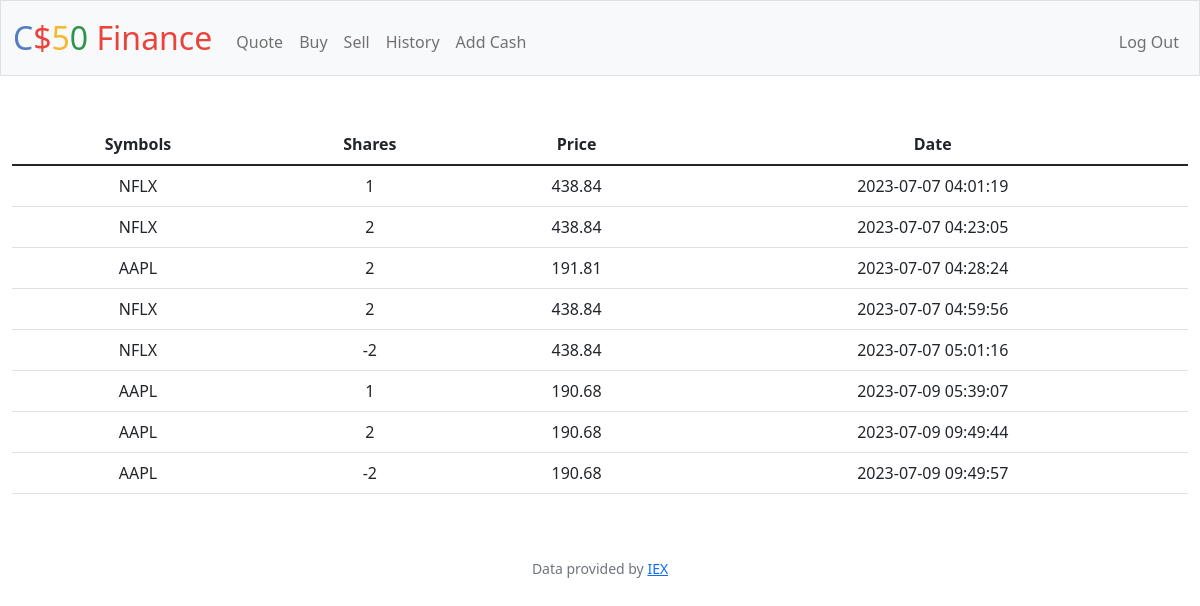
Screenshot of /history (signed in) with the database file from the repository.
### tables this page shows
CREATE TABLE 'transactions' ('id' INTEGER PRIMARY KEY AUTOINCREMENT NOT NULL, 'user_id' INTEGER, 'symbol' TEXT, 'shares' INTEGER, 'price' REAL, 'date' DATETIME);

### app.py (the view)
@app.route("/history")
@login_required
def history():
    user_id = session["user_id"]
    transactions_db = db.execute(
        "SELECT * FROM transactions WHERE user_id = :id", id=user_id
    )
    return render_template("history.html", transactions=transactions_db)

### app.py (called while the page is built)
@app.after_request
def after_request(response):
    response.headers["Cache-Control"] = "no-cache, no-store, must-revalidate"
    response.headers["Expires"] = 0
    response.headers["Pragma"] = "no-cache"
    return response

### helpers.py (called while the page is built)
def login_required(f):
    @wraps(f)
    def decorated_function(*args, **kwargs):
        if session.get("user_id") is None:
            return redirect("/login")
        return f(*args, **kwargs)
    return decorated_function

### templates/history.html (shortened to what this page needs)
{% extends "layout.html" %}
{% block main %}
   <table class="table">
            <thead>
                <tr>
        <th scope="col">Symbols</th>
        <th scope="col">Shares</th>
        <th scope="col">Price</th>
        <th scope="col">Date</th>
      </tr>
     </thead>
      <tbody>
        {% for row in transactions %}
             <tr>
          <td>{{ row["symbol"] }}</td>
          <td>{{ row["shares"]}}</td>
          <td>{{ row["price"] }}</td>
          <td>{{ row["date"] }}</td>
             </tr>
          {% endfor %}
            </tbody>
        </table>
{% endblock %}

### rows the page displays
transactions: symbol "NFLX", shares "1", price "438.84", date "2023-07-07 04:01:19"
transactions: symbol "NFLX", shares "2", price "438.84", date "2023-07-07 04:23:05"
transactions: symbol "AAPL", shares "2", price "191.81", date "2023-07-07 04:28:24"
transactions: symbol "NFLX", shares "2", price "438.84", date "2023-07-07 04:59:56"
transactions: symbol "NFLX", shares "-2", price "438.84", date "2023-07-07 05:01:16"
transactions: symbol "AAPL", shares "1", price "190.68", date "2023-07-09 05:39:07"
transactions: symbol "AAPL", shares "2", price "190.68", date "2023-07-09 09:49:44"
transactions: symbol "AAPL", shares "-2", price "190.68", date "2023-07-09 09:49:57"
